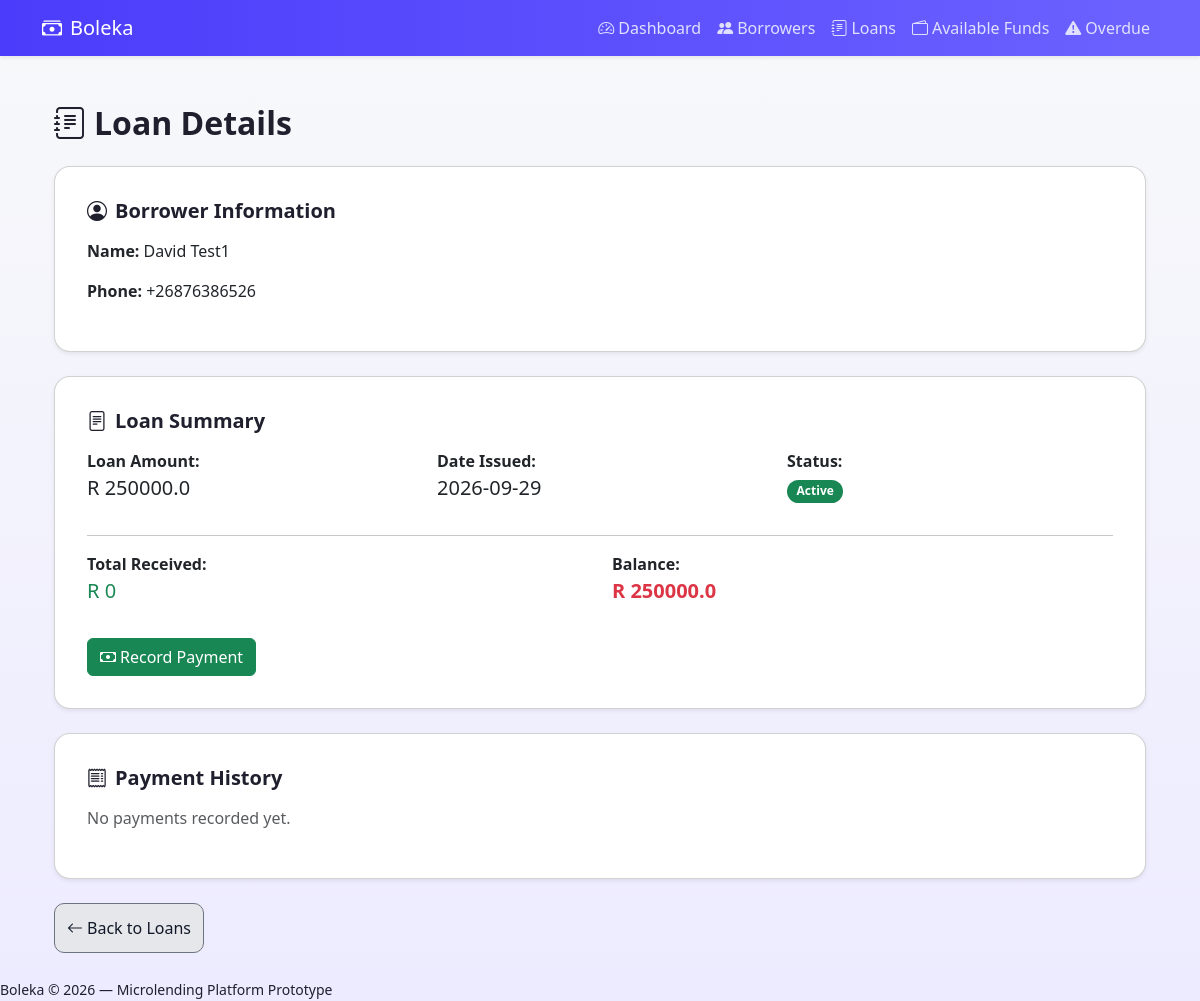
Page /loans/1 on the earlier database version.
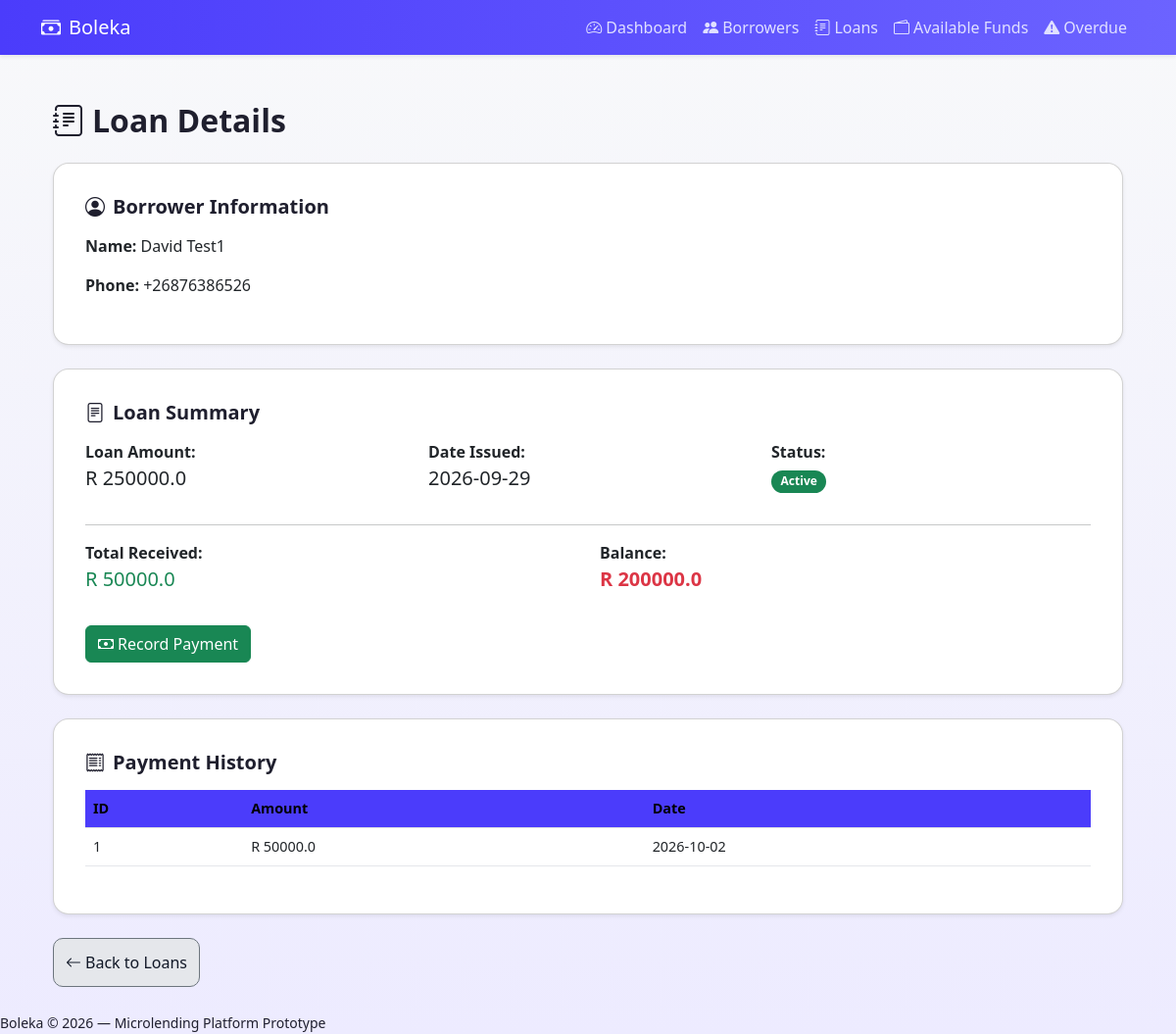
Same page on the later database version.
### models.py (models this page shows)
class Payment(Base):
    __tablename__ = "payments"
    id = Column(Integer, primary_key=True, index=True)
    loan_id = Column(Integer, ForeignKey("loans.id"))
    amount = Column(Float, nullable=False)
    date = Column(Date, nullable=False)
    loan = relationship("Loan", back_populates="payments")

### main.py (the view)
@app.get("/loans/{loan_id}", response_class=HTMLResponse)
async def loan_detail(request: Request, loan_id: int, db: Session = Depends(get_db)):
    loan = db.query(Loan).filter(Loan.id == loan_id).first()
    if not loan:
        return HTMLResponse("Loan not found", status_code=404)
    borrower = db.query(Borrower).filter(
        Borrower.id == loan.borrower_id).first()
    payments = db.query(Payment).filter(Payment.loan_id == loan_id).all()
    money_received = sum(p.amount for p in payments)
    balance = loan.amount - money_received
    return templates.TemplateResponse(
        "loan_detail.html",
        {
            "request": request,
            "loan": loan,
            "borrower": borrower,
            "payments": payments,
            "money_received": money_received,
            "balance": balance,
        },
    )

### templates/loan_detail.html
{% extends "base.html" %}
{% block content %}
<div class="container mt-4">
    <h2 class="mb-4">
        <i class="bi bi-journal-text me-2"></i>Loan Details
    </h2>
    <div class="card shadow-sm mb-4">
        <div class="card-body">
            <h5 class="mb-3">
                <i class="bi bi-person-circle me-2"></i>Borrower Information
            </h5>
            <p><strong>Name:</strong> {{ borrower.name }}</p>
            <p><strong>Phone:</strong> {{ borrower.phone }}</p>
        </div>
    </div>
    <div class="card shadow-sm mb-4">
        <div class="card-body">
            <h5 class="mb-3">
                <i class="bi bi-file-text me-2"></i>Loan Summary
            </h5>
            <div class="row">
                <div class="col-md-4 mb-3">
                    <strong>Loan Amount:</strong>
                    <div class="fs-5">R {{ loan.amount }}</div>
                </div>
                <div class="col-md-4 mb-3">
                    <strong>Date Issued:</strong>
                    <div class="fs-5">{{ loan.date }}</div>
                </div>
                <div class="col-md-4 mb-3">
                    <strong>Status:</strong>
                    <div class="fs-5">
                        {% if loan.status == "Active" %}
                            <span class="badge bg-success">Active</span>
                        {% elif loan.status == "Overdue" %}
                            <span class="badge bg-danger">Overdue</span>
                        {% elif loan.status == "Paid" %}
                            <span class="badge bg-primary">Paid</span>
                        {% else %}
                            <span class="badge bg-secondary">{{ loan.status }}</span>
                        {% endif %}
                    </div>
                </div>
            </div>
            <hr>
            <div class="row">
                <div class="col-md-6 mb-3">
                    <strong>Total Received:</strong>
                    <div class="fs-5 text-success">R {{ money_received }}</div>
                </div>
                <div class="col-md-6 mb-3">
                    <strong>Balance:</strong>
                    {% if balance > 0 %}
                        <div class="fs-5 text-danger fw-bold">R {{ balance }}</div>
                    {% else %}
                        <div class="fs-5 text-success fw-bold">R 0</div>
                    {% endif %}
                </div>
            </div>
            <div class="mt-3">
                <a href="/loans/{{ loan.id }}/pay" class="btn btn-success">
                    <i class="bi bi-cash me-1"></i>Record Payment
                </a>
            </div>
        </div>
    </div>
    <div class="card shadow-sm mb-4">
        <div class="card-body">
            <h5 class="mb-3">
                <i class="bi bi-receipt me-2"></i>Payment History
            </h5>
            {% if payments %}
            <table class="table table-hover align-middle">
                <thead class="table-light">
                    <tr>
                        <th>ID</th>
                        <th>Amount</th>
                        <th>Date</th>
                    </tr>
                </thead>
                <tbody>
                    {% for p in payments %}
                    <tr>
                        <td>{{ p.id }}</td>
                        <td>R {{ p.amount }}</td>
                        <td>{{ p.date }}</td>
                    </tr>
                    {% endfor %}
                </tbody>
            </table>
            {% else %}
                <p class="text-muted">No payments recorded yet.</p>
            {% endif %}
        </div>
    </div>
    <a href="/loans" class="btn btn-secondary">
        <i class="bi bi-arrow-left me-1"></i>Back to Loans
    </a>
</div>
{% endblock %}

Differences in the rows shown:
added Payment: id "1", amount "50000.0", date "2026-10-02"
Other differences:
{{ money_received }}: "0" → "50000.0"
{{ balance }}: "250000.0" → "200000.0"
text no longer shown: "No payments recorded yet."
text now shown: "ID Amount Date"
